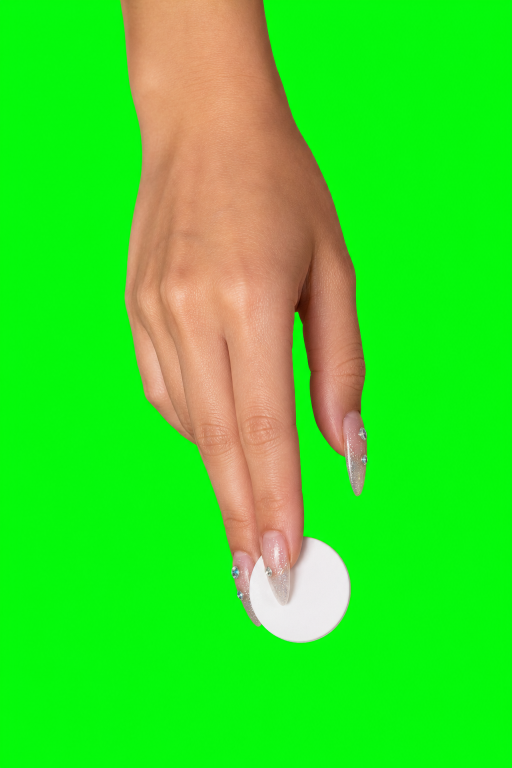
#> input picture assets/gyaru-othello/placing-hand-source.png, 1024 x 1536 px, given in place of ChatGPT Image 2026年5月24日 10_34_31.png, which was not available (shown at 1/2 size)
$ python generate_hakase_assets.py
#> lines starting #> are read from the running program, lines starting #| are printed output that depends on the picture; pictures that were not available may be replaced by others from this repository, and a replacement may not be noted
#> in main, image is the input picture: PIL image 1024x1536 RGB; mean R, G, B 56, 222.2, 37.7
from __future__ import annotations

from pathlib import Path

from PIL import Image, ImageEnhance, ImageFilter


SOURCE = Path(r"C:\Users\Windows\Downloads\ChatGPT Image 2026年5月24日 10_34_31.png")
ROOT = Path(__file__).resolve().parents[1] / "ChiebukuroHakase" / "Assets.xcassets"
BACKGROUND = ROOT / "ChiebukuroBackground.imageset" / "chiebukuro-bg.png"
ICON = ROOT / "AppIcon.appiconset" / "Icon-1024.png"


def center_crop(image: Image.Image, size: int) -> Image.Image:
    width, height = image.size
    edge = min(width, height)
    left = (width - edge) // 2
    top = max(0, int((height - edge) * 0.32))
    return image.crop((left, top, left + edge, top + edge)).resize(
        (size, size),
        Image.Resampling.LANCZOS,
    )


def portrait_background(image: Image.Image) -> Image.Image:
    canvas_size = (1290, 2796)
    base = image.copy()
    scale = max(canvas_size[0] / base.width, canvas_size[1] / base.height)
#> scale = 1.82
    base = base.resize(
        (int(base.width * scale), int(base.height * scale)),
        Image.Resampling.LANCZOS,
    )
    left = (base.width - canvas_size[0]) // 2
#> left = 287
    top = (base.height - canvas_size[1]) // 2
#> top = 0
    base = base.crop((left, top, left + canvas_size[0], top + canvas_size[1]))
#> base: PIL image 1290x2796 RGB
    base = base.filter(ImageFilter.GaussianBlur(18))
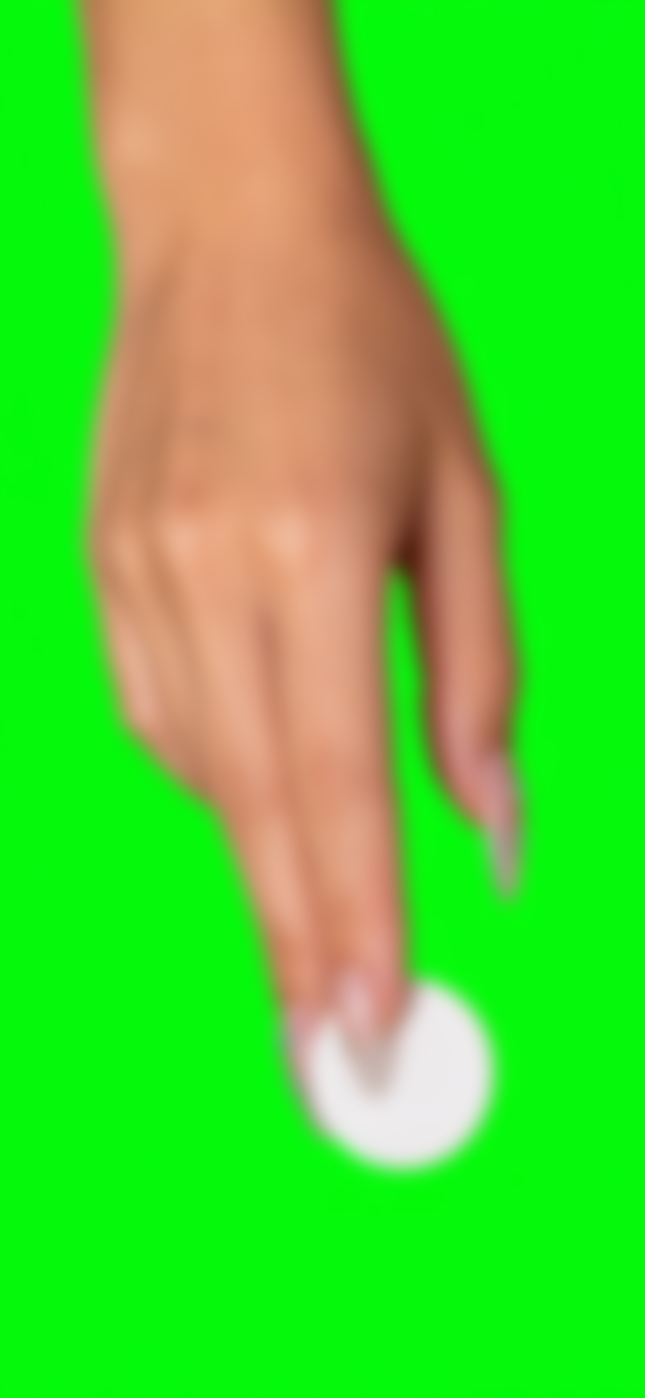
#> base: PIL image 1290x2796 RGB (shown at 1/2 size); mean R, G, B 79.3, 210.1, 49.8
    base = ImageEnhance.Brightness(base).enhance(0.62)
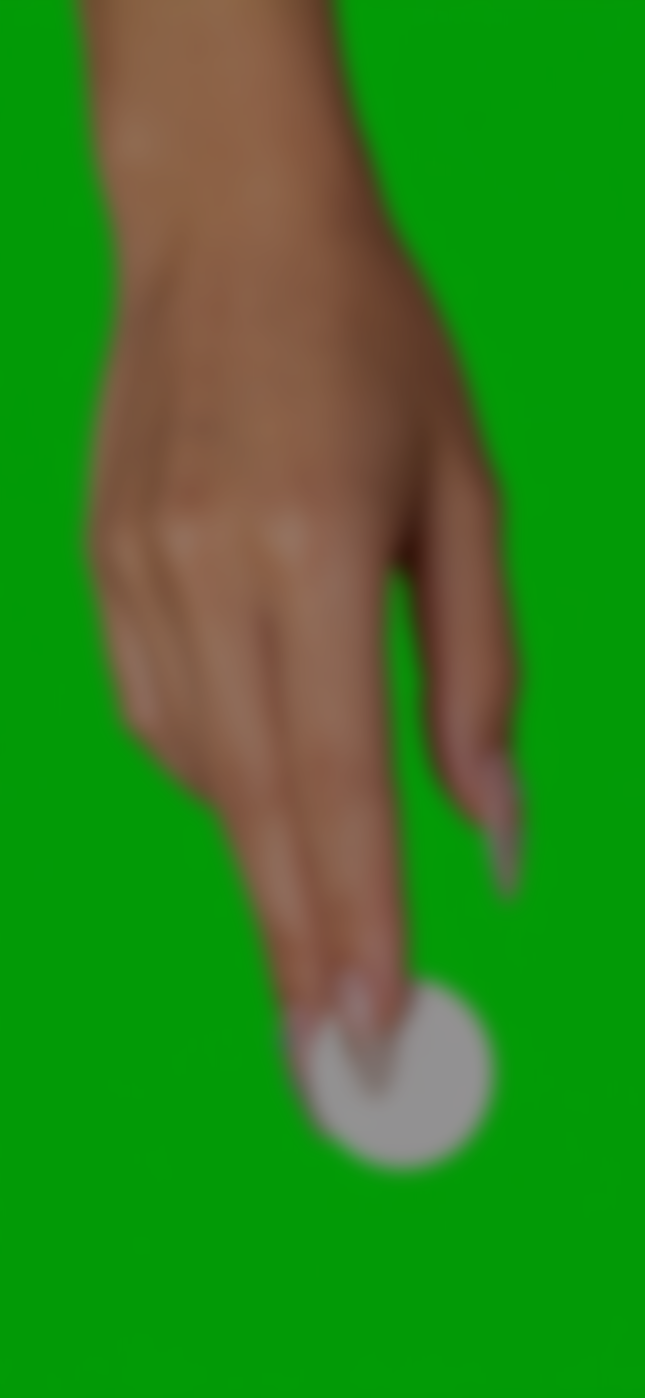
#> base: PIL image 1290x2796 RGB (shown at 1/2 size); mean R, G, B 48.7, 129.8, 30.4

    foreground = image.copy()
    fg_width = canvas_size[0]
    fg_height = int(foreground.height * (fg_width / foreground.width))
#> fg_height = 1935
    foreground = foreground.resize((fg_width, fg_height), Image.Resampling.LANCZOS)

    result = base
    y = 360
    result.paste(foreground, (0, y))
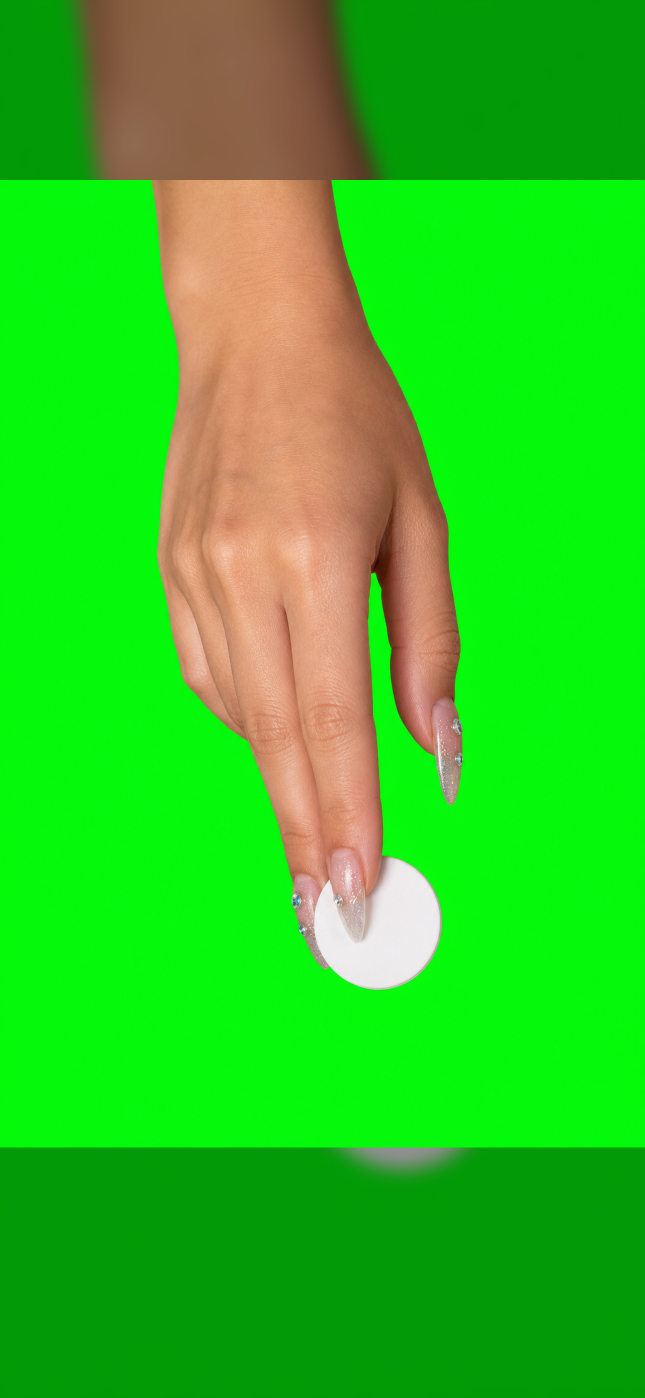
#> result: PIL image 1290x2796 RGB (shown at 1/2 size); mean R, G, B 46.5, 197.7, 31.3

    veil = Image.new("RGBA", canvas_size, (0, 0, 0, 0))
#> veil: PIL image 1290x2796 RGBA; every value is 0
    for yy in range(canvas_size[1]):
        edge = min(yy / 620, (canvas_size[1] - yy) / 720, 1)
        alpha = int((1 - max(0, edge)) * 120)
        for xx in range(canvas_size[0]):
            veil.putpixel((xx, yy), (0, 0, 0, alpha))
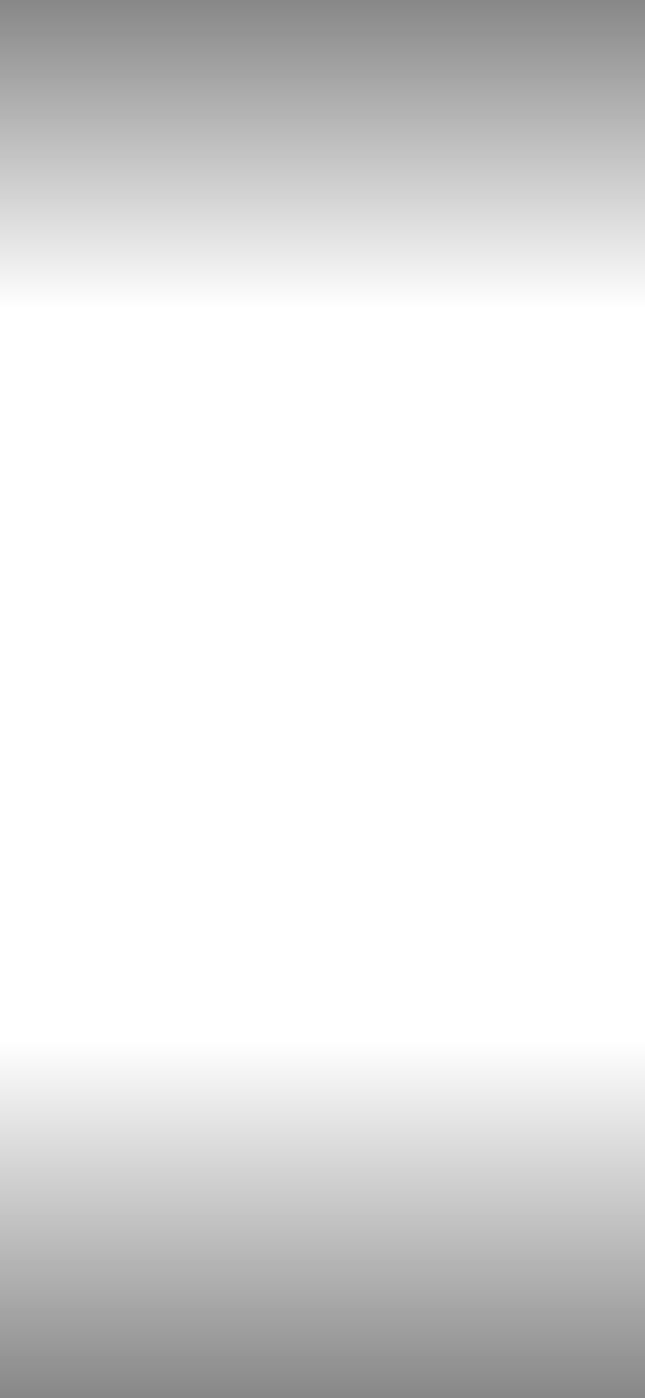
#> veil: PIL image 1290x2796 RGBA (shown at 1/2 size); mean R, G, B, A 0, 0, 0, 28.5; transparent parts drawn white
    return Image.alpha_composite(result.convert("RGBA"), veil).convert("RGB")
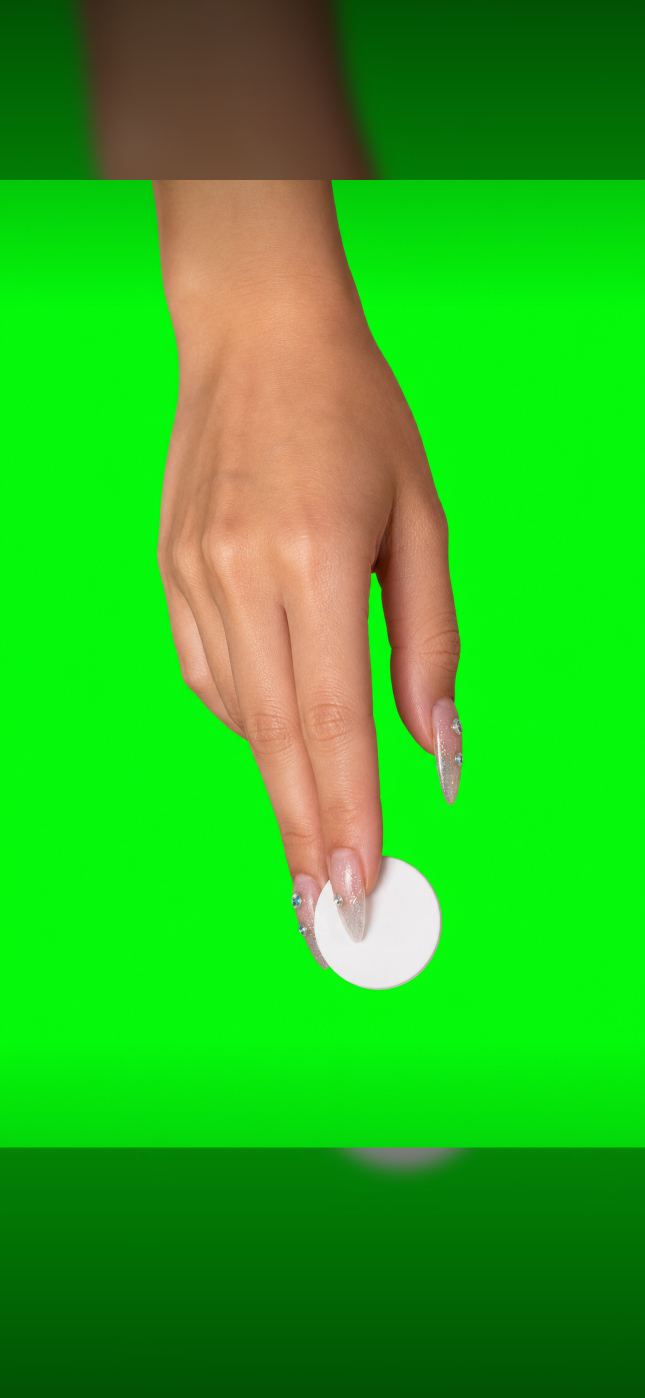
#> returned value: PIL image 1290x2796 RGB (shown at 1/2 size); mean R, G, B 43.4, 180.5, 29.3


def main() -> None:
    image = Image.open(SOURCE).convert("RGB")
    BACKGROUND.parent.mkdir(parents=True, exist_ok=True)
    ICON.parent.mkdir(parents=True, exist_ok=True)
    portrait_background(image).save(BACKGROUND, optimize=True)
    center_crop(image, 1024).save(ICON, optimize=True)
#> in center_crop, `return image.crop((left, top, left + edge, top + edge)).resize( (size,..`:
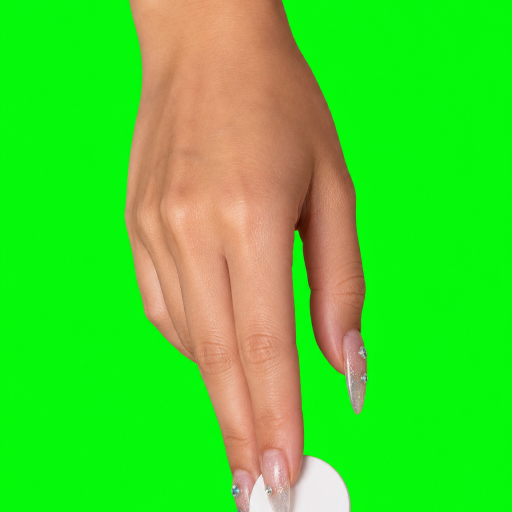
#> returned value: PIL image 1024x1024 RGB (shown at 1/2 size); mean R, G, B 69.2, 213.7, 43.7
    print(f"background: {BACKGROUND}")
    print(f"icon: {ICON}")


if __name__ == "__main__":
    main()
